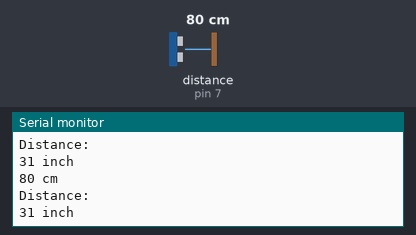
Simulated run of this sketch. Board: Arduino Uno, built with avr-gcc and run on an emulated ATmega328P. Shown: the last lines printed to the serial monitor. The inputs (shaded band) are chosen by the test bench; at power-on: distance to the obstacle (sensor on pin 7) 80 cm.

Above: at 1.2 s.
1.3 s: distance to the obstacle (sensor on pin 7) set to 9 cm
At 1.46 s:
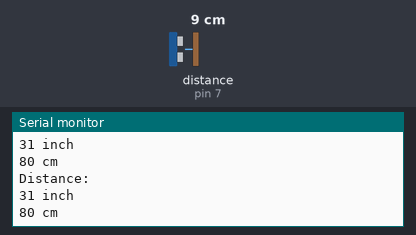
4.3 s: distance to the obstacle (sensor on pin 7) set to 2 cm
At 4.48 s:
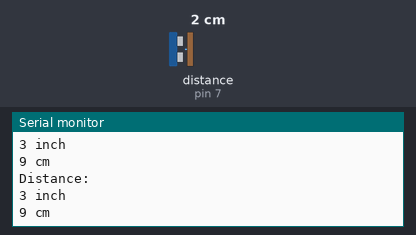
Timing chart, 0 to 7.3 s (numbered marks = the images above; inputs shaded):
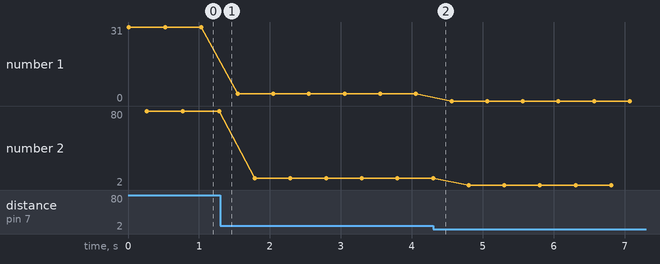

Measured:
- plotted number 1: 31 → 3 after the input at 1.3 s, 3 → 0 after the input at 4.3 s
- plotted number 2: 80 → 9 after the input at 1.3 s, 9 → 2 after the input at 4.3 s

The sketch:

Jerome.F.ino
```cpp
// Author: Jerome F
/*
  Purpose: Basic example of the Seead Ultrasonic Ranger module
  Notes: Connect to a digital PIN
  Author: Ben Jones ??/7/23
  Contact: benjmain.jones21@det.nsw.edu.au
  Source: https://wiki.seeedstudio.com/Grove-Ultrasonic_Ranger/
  Library Source: https://github.com/Seeed-Studio/Seeed_Arduino_UltrasonicRanger
*/

// This is a different Ultrasonic Library to the one we used in the bootcamp becuase we are using a Seead grove sensor not a generic 4 pin Ultrasonic sensor
#include "Ultrasonic.h"

Ultrasonic ultrasonic(7);
void setup()
{
 Serial.begin(9600);
}
void loop()
{
 unsigned long RangeInInches;
 unsigned long RangeInCentimeters;

 Serial.println("Distance:");
 RangeInInches = ultrasonic.MeasureInInches();
 Serial.print(RangeInInches);//0~157 inches
 Serial.println(" inch");
 delay(250);

 RangeInCentimeters = ultrasonic.MeasureInCentimeters(); // two measurements should keep an interval
 Serial.print(RangeInCentimeters);//0~400cm
 Serial.println(" cm");
 delay(250);
}
```
